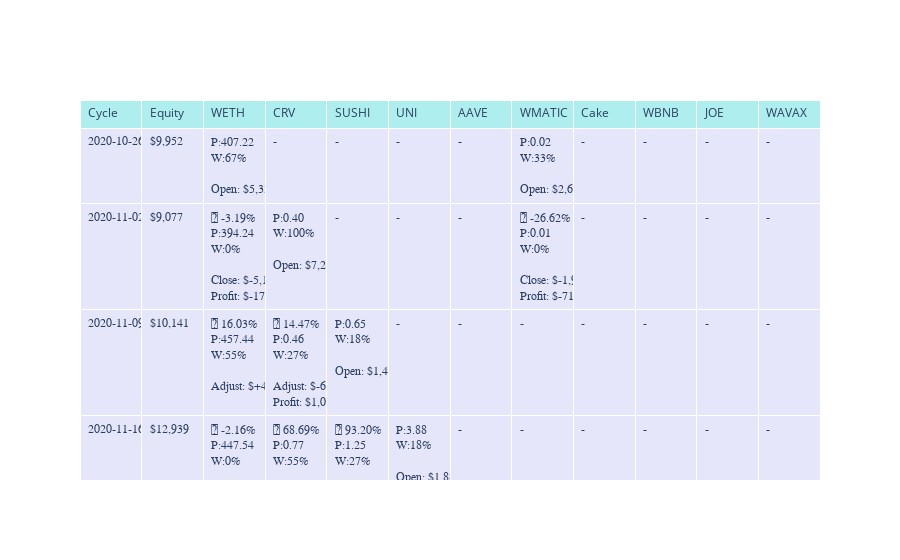

This figure's notebook cell:
### Markdown cell above
### Alpha model timeline analysis

We display a table that shows how alpha model performermed over time.

- Display portfolio weightings at each strategy cycle

- Show performance of individidual positions taken during this cycle

The visualisation will have the a column for each asset being traded. The cell of a column contains the following elements

- Asset **price change** (up/down) since the last strategy cycle

- **Price** of the asset at the start of the strategy cycle

- **Weight** % as the part of the portfolio that was chosen for the next cycle

- **Open** value of the position as USD

- **Adjust** value of the position as USD -  to get to the target weight - how much asset needs to be bought or sold

- **Close** the remaining value of the position as USD 

- **Profit**: The life time profit of the position so far

Position opening and closing rules

- A position may contain multiple trades

- Unlike on some exchanges, we adjust existing positions by increasing or decreasing them - a trade can count against existing position

- Posions are opened if there are no existing holdings of an asset

- The position is adjusted over the time

- The position is closed when the remaining assets of the position are sold

### Code cell
from tradeexecutor.analysis.alpha_model_analyser import render_alpha_model_plotly_table, create_alpha_model_timeline_all_assets

timeline = create_alpha_model_timeline_all_assets(state, universe, new_line="<br>")
figure, table = render_alpha_model_plotly_table(timeline)

display(figure)

### Figure 1 — Plotly figure (JSON) as saved in the notebook; plotly's stock layout.template omitted (floating-point values rounded to 4 significant figures; data arrays with more than 128 entries replaced by an {"elided": "..."} marker saying what was removed)
{"data": [{"cells": {"align": "left", "fill": {"color": "lavender"}, "font": {"family": "monospace"}, "values": {"elided": "12x119 str values"}}, "header": {"align": "left", "fill": {"color": "paleturquoise"}, "values": ["Cycle", "Equity", "WETH", "CRV", "SUSHI", "UNI", "AAVE", "WMATIC", "Cake", "WBNB", "JOE", "WAVAX"]}, "type": "table"}], "layout": {}}
